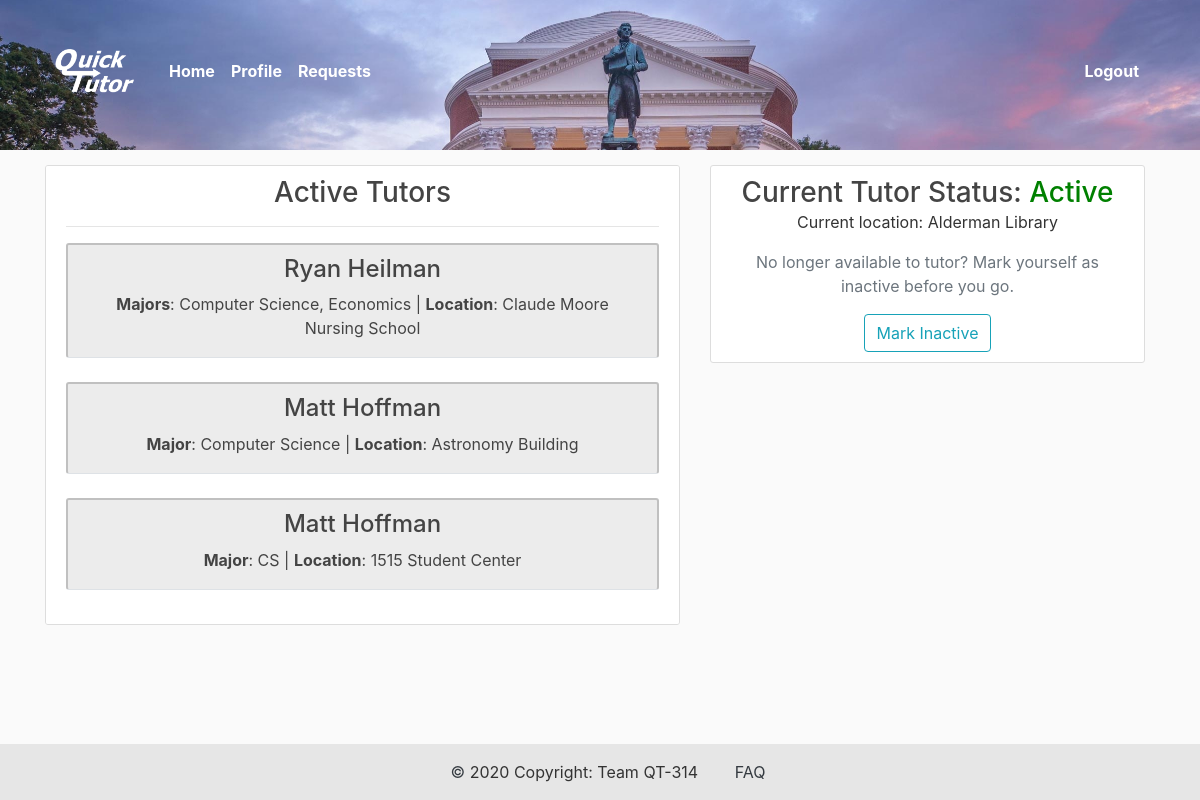
The page /tutor/home/ (signed in) on the database as committed earlier.
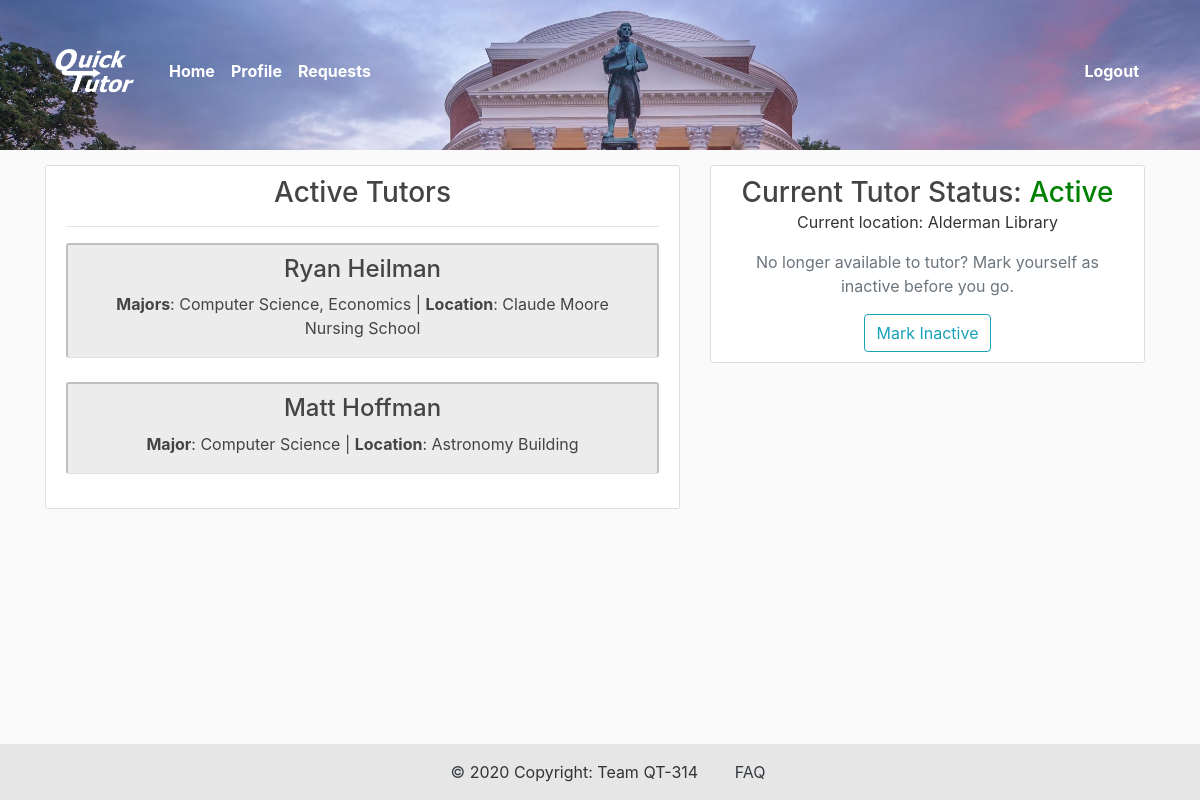
The same page on the database as committed later.
### users/models.py (models this page shows, shortened)
class Profile(models.Model):
	user = models.OneToOneField(User, on_delete=models.CASCADE)
	image = models.ImageField(default='default.png', upload_to='profile_pics', blank=True)
	first_name = models.CharField(max_length=50)
	last_name = models.CharField(max_length=50)
	major = models.CharField(max_length=75)
	major2 = models.CharField(max_length=75, blank=True)
	phone_regex = RegexValidator(regex=r'([0-9]{3}-){2}[0-9]{4}', message="Phone number must be entered in the format: 999-999-9999.")
	phone_number = models.CharField(validators=[phone_regex], max_length=12, blank=False)
	courses = models.TextField(blank=True, help_text="List any courses you feel comfortable tutoring for.")
	description = models.TextField(blank=True, verbose_name="bio", help_text="Write a brief description of yourself. Be sure to include areas of strength for tutoring and any other information you would like other users to know.")
	location = models.CharField(max_length=50, blank=True, default='')
	current_client = models.OneToOneField(Ask, on_delete=models.SET_NULL, null=True, blank=True)
	tutor_score = models.FloatField(null=True, blank=True)
	num_ratings = models.IntegerField(blank=True, default=0)
	active = models.BooleanField(default=False)
	initialized = models.BooleanField(default=False)

### tutor/views.py (the view)
# urls.py: 2. Add a URL to urlpatterns:  path('', views.home, name='home')
@login_required
def home(request):
	tutors = Profile.objects.filter(active=True).exclude(user=request.user)
	context = {'tutors':tutors, 'locations':tutor_locations}
	return render(request, 'tutor/home.html', context)

### tutor/templates/tutor/home.html (shortened to what this page needs)
{% extends "tutor/base.html" %}
{% block content %}
<div class="row">
	<div class="col-md-7 mb-3">
		<div class="content-section section-3 box" style="text-align: center; overflow-y: auto; max-height: 50em;">
			<h3 style="display: inline;">Active Tutors</h3>
			<hr>
			{% if tutors %}
				{% for tutor in tutors %}
					{% if tutor.major2 %}
						<div class="col request-listing border-bottom" style="display: block; text-align: center;">
							<h4><a class="tutor-listing" href="{% url 'profile_page' tutor.id %}">{{ tutor.first_name }} {{ tutor.last_name }}</a></h4>
							<h5><small><b>Majors</b>: {{tutor.major}}, {{tutor.major2}} | <b>Location</b>: {{ tutor.location }}</small></h5>
						</div>
					{% else %}
						<div class="col request-listing border-bottom" style="display: block; text-align: center;">
							<h4><a class="tutor-listing" href="{% url 'profile_page' tutor.id %}">{{ tutor.first_name }} {{ tutor.last_name }}</a></h4>
							<h5><small><b>Major</b>: {{tutor.major}} | <b>Location</b>: {{ tutor.location }}</small></h5>
						</div>
					{% endif %}
					<br>
				{% endfor %}
			{% else %}
				<p>There currently aren't any active tutors</p>
			{% endif %}
		</div>
	</div>
    <div class="col-md-5">
    	<div class="content-section section-3" style="text-align: center;">
    		{% if user.profile.active %}
        		<div>
        			<h3 style="display: inline;">Current Tutor Status: </h3>
	        		<h3 style="display: inline; color: green;">Active</h3>
	        	</div>
	        	<p>Current location: {{ user.profile.location }}</p>
	        	<p class="text-muted">No longer available to tutor? Mark yourself as inactive before you go.</p>
	        	<div>
	        		<form action="{% url 'deactivate' user.profile.id %}">
	        			<button class="btn btn-outline-info" type="submit">Mark Inactive</button>
	        		</form>
	        	</div>
            {% endif %}
        </div>
    </div>
</div>
{% endblock content %}

Rows that differ between the two databases and show on the page:
no longer on this page (row edited): Profile: first_name "Matt", last_name "Hoffman", major "CS", location "1515 Student Center"
